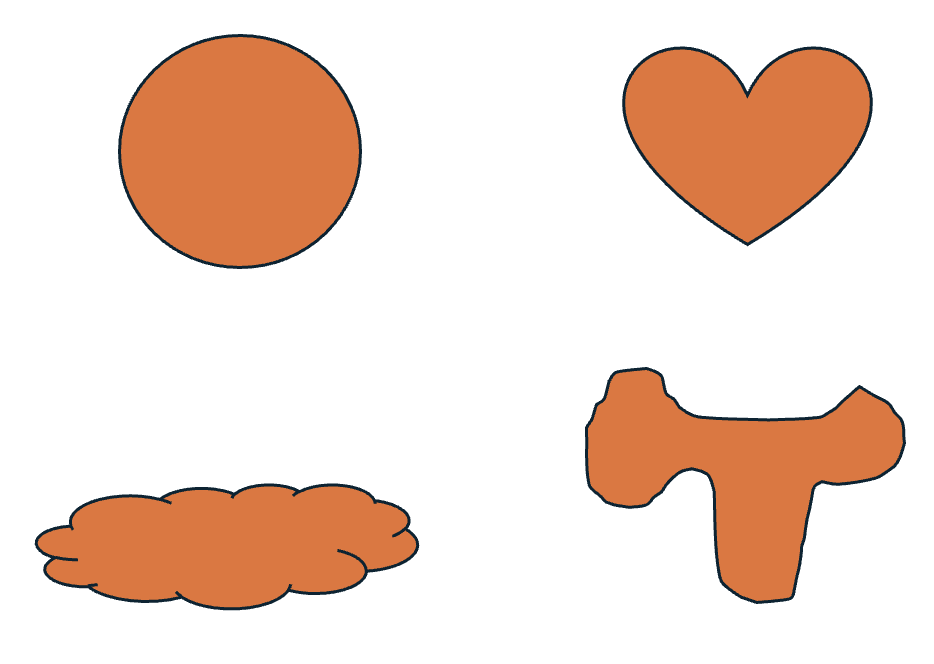
#> input picture test_image.png, 934 x 664 px
$ python polygon_boundaries3.py test_image.png
#> lines starting #> are read from the running program, lines starting #| are printed output that depends on the picture; after the words box and inside, x2 and y2 are one past the last pixel; in counts of white or black regions, pixels touching at a corner belong together
"""
polygon_boundaries.py
─────────────────────
Segment an image into regions, extract polygon boundaries, and compute a
"pole of inaccessibility" centroid that is guaranteed to lie inside each polygon.

Usage
─────
    python polygon_boundaries.py                        # uses built-in coins image
    python polygon_boundaries.py path/to/image.png      # uses your own image

Output
──────
    polygon_boundaries.png  – original + polygon outlines
    polygon_centroids.png   – regular centroid vs pole of inaccessibility
"""

import sys
import numpy as np
import matplotlib
matplotlib.use("Agg")
import matplotlib.pyplot as plt
from matplotlib.patches import Polygon, Circle
from matplotlib.collections import PatchCollection
from matplotlib.lines import Line2D

from skimage import data, filters, measure, morphology, color, io
from skimage.segmentation import watershed
from skimage.feature import peak_local_max
from scipy import ndimage as ndi
import skimage


# ── Version-safe wrappers ─────────────────────────────────────────────────────
# scikit-image < 0.25 uses min_size / area_threshold
# scikit-image >= 0.25 uses max_size (keyword-only)

def _skimage_version():
    return tuple(int(x) for x in skimage.__version__.split(".")[:2])

def remove_small_objects(mask, size):
    if _skimage_version() >= (0, 25):
        return morphology.remove_small_objects(mask, max_size=size)
    else:
        return morphology.remove_small_objects(mask, min_size=size)

# [5 lines left out: function remove_small_holes, not called in this run]


# ══════════════════════════════════════════════════════════════════════════════
# 1.  LOAD IMAGE
# ══════════════════════════════════════════════════════════════════════════════

def load_image(path=None):
    """
    Load an image from `path` (PNG/JPG/…) or fall back to scikit-image's
    built-in 'coins' sample.

    Returns
    -------
    image : ndarray  – original image (H, W) or (H, W, 3/4)
    gray  : ndarray  – single-channel float64 in [0, 1]
    mode  : str      – 'color' | 'coins'
    """
    if path is not None:
        image = io.imread(path)
        print(f"Loaded '{path}'  shape={image.shape}  dtype={image.dtype}")
        if image.ndim == 3:
            gray = color.rgb2gray(image[..., :3])   # drop alpha if present
        else:
            gray = image.astype(float) / np.iinfo(image.dtype).max
        return image, gray, "color"
    else:
        image = data.coins()
        gray  = image.astype(float) / 255.0
        print("Using built-in 'coins' sample image.")
        return image, gray, "coins"


# ══════════════════════════════════════════════════════════════════════════════
# 2.  SEGMENT IMAGE  →  integer label array
# ══════════════════════════════════════════════════════════════════════════════

def segment_orange(image):
    """
    Detect orange-coloured regions (high R, low-mid G, low B).
    Returns a labelled integer array (0 = background).
    """
    R = image[:, :, 0].astype(float)
    G = image[:, :, 1].astype(float)
    B = image[:, :, 2].astype(float)
    mask = (R > 150) & (G < 160) & (B < 100)
    mask = remove_small_objects(mask, size=200)
    mask = remove_small_holes(mask, size=500)
    labels, n = ndi.label(mask)
    print(f"Orange segmentation → {n} region(s)")
    return labels, n


# [21 lines left out: function segment_watershed, not called in this run]


def is_orange_image(image):
    """Heuristic: does the image contain significant orange content?"""
    if image.ndim < 3:
        return False
    R, G, B = image[:,:,0].astype(float), image[:,:,1].astype(float), image[:,:,2].astype(float)
    orange_pixels = np.sum((R > 150) & (G < 160) & (B < 100))
    return orange_pixels > 500


# ══════════════════════════════════════════════════════════════════════════════
# 3.  POLYGON EXTRACTION
# ══════════════════════════════════════════════════════════════════════════════

# [148 lines left out: functions extract_polygon, regular_centroid, pole_of_inaccessibility, point_in_polygon, test_point_near_centroid, not called in this run]


# ══════════════════════════════════════════════════════════════════════════════
# 6.  VISUALISATION
# ══════════════════════════════════════════════════════════════════════════════

PALETTE = [
    "#e63946", "#2a9d8f", "#f4a261", "#457b9d",
    "#8338ec", "#fb5607", "#3a86ff", "#06d6a0",
    "#ffbe0b", "#ff006e",
]


# [99 lines left out: function plot_results, not called in this run]


# ══════════════════════════════════════════════════════════════════════════════
# 6.  MAIN
# ══════════════════════════════════════════════════════════════════════════════

def main():
    img_path = sys.argv[1] if len(sys.argv) > 1 else None

    # ── Load ──────────────────────────────────────────────────────────────────
    image, gray, mode = load_image(img_path)
#> in load_image, image is the input picture: shape (664, 934, 4); mean R, G, B, A 242.3, 220.2, 208, 255
#| Loaded 'test_image.png'  shape=(664, 934, 4)  dtype=uint8
#> in load_image, `gray = color.rgb2gray(image[..., :3])`:
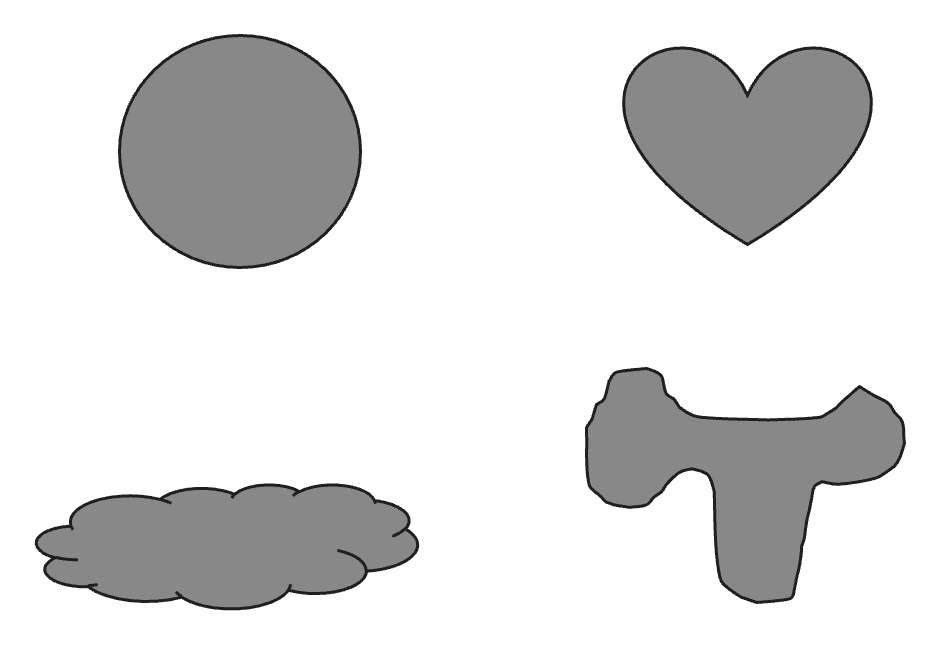
#> gray: shape (664, 934) float64; min 0.123, max 1, mean 0.878
#> mode = 'color'

    # ── Segment ───────────────────────────────────────────────────────────────
    if mode == "color" and is_orange_image(image):
#> in is_orange_image, `R, G, B = image[:,:,0].astype(float), image[:,:,1].astype(float), imag..`:
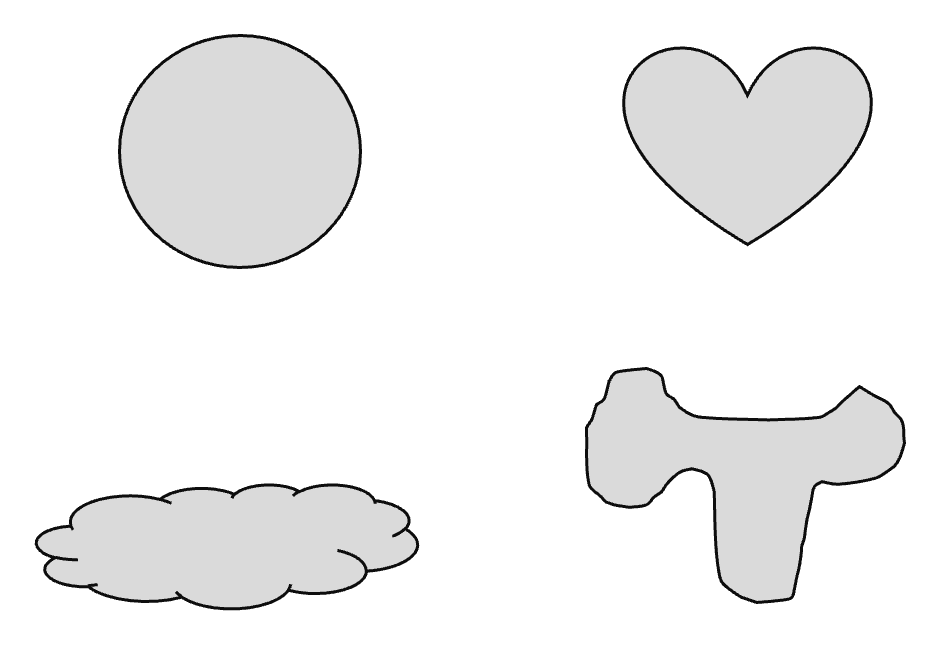
#> R: shape (664, 934) float64; min 13, max 255, mean 242.3
#> in is_orange_image, `R, G, B = image[:,:,0].astype(float), image[:,:,1].astype(float), imag..`:
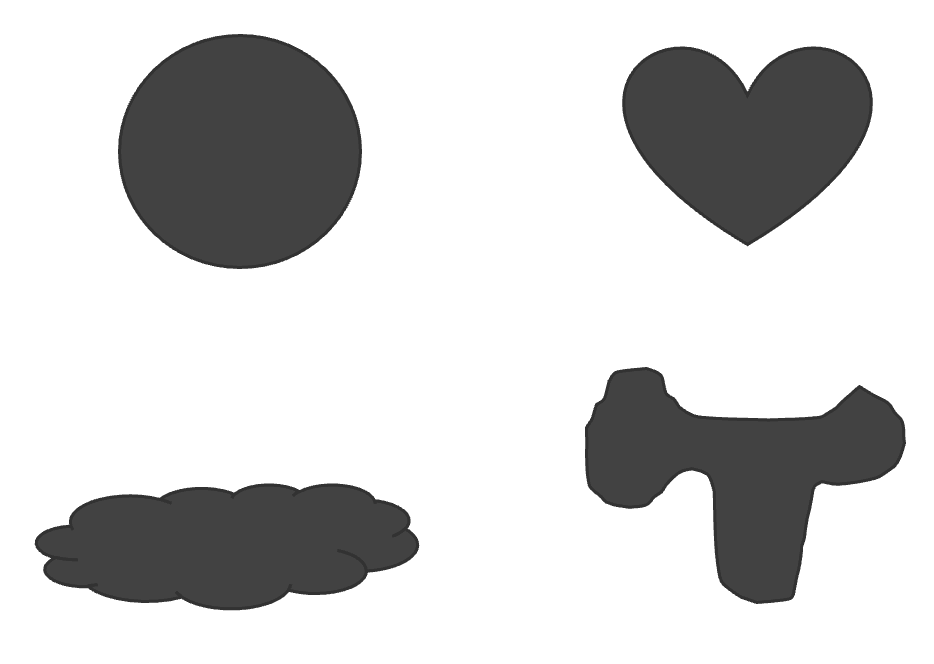
#> B: shape (664, 934) float64; min 50, max 255, mean 208
#> in is_orange_image, `orange_pixels = np.sum((R > 150) & (G < 160) & (B < 100))`: orange_pixels = 142313
        labels, n = segment_orange(image)
#> in segment_orange, `mask = (R > 150) & (G < 160) & (B < 100)`:
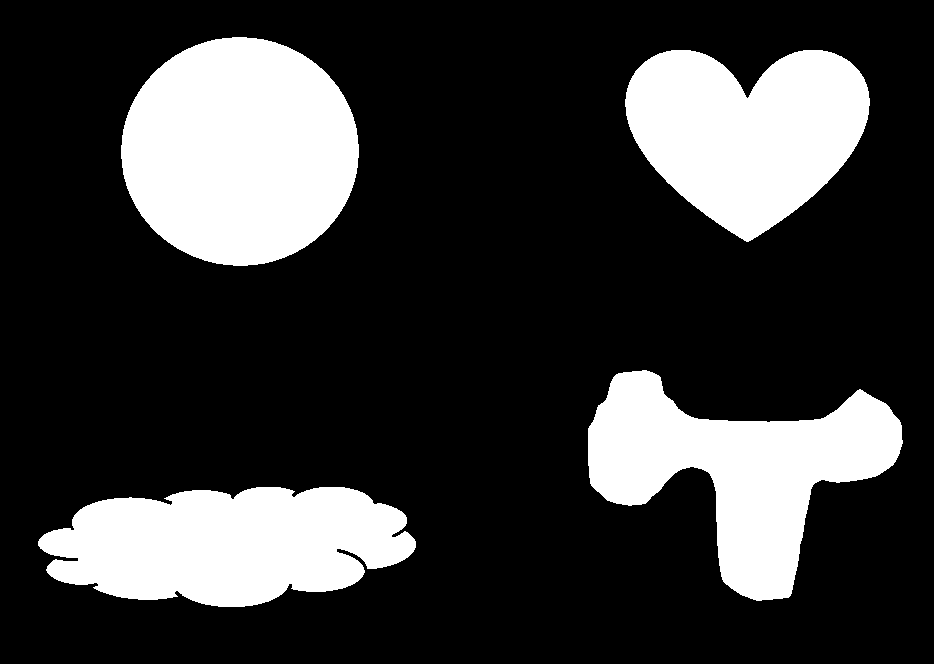
#> mask: shape (664, 934) bool; 22.9% white; 4 white regions, box (x1, y1, x2, y2) and area: (121, 37, 359, 266) 42656, (588, 370, 903, 601) 33753, (38, 487, 416, 607) 33652, (625, 50, 870, 242) 32252
    else:
        labels, n = segment_watershed(gray)

    if n == 0:
        print("No regions found. Try adjusting segmentation parameters.")
        return

    # ── Extract polygons + both centroids ─────────────────────────────────────
    TOLERANCE    = 1.5   # Douglas-Peucker tolerance in pixels
                         # lower  → more vertices, finer shape
                         # higher → fewer vertices, coarser shape
    MIN_VERTICES = 3     # skip degenerate regions

    region_data = []

    print(f"\n{'Region':<12} {'Verts':>6} {'Area(px²)':>10} "
          f"{'Reg centroid (x,y)':>22} {'In?':>5} "
          f"{'Pole (x,y)':>18} {'In?':>5} {'MaxDist':>9}")
    print("─" * 95)

    for lbl in range(1, n + 1):
        mask = (labels == lbl)
        poly = extract_polygon(labels, lbl, tolerance=TOLERANCE)
        # print(f"------ type(poly)= {type(poly)}, poly={poly}")
        fname = "poly" + str(lbl) + ".csv"
        np.savetxt(fname, poly, delimiter = ",")
        print(f"------> ",fname)
        if poly is None or len(poly) < MIN_VERTICES:
            continue

        # Regular centroid (mean of vertices)
        reg_cy, reg_cx = regular_centroid(poly)
        reg_inside = bool(mask[int(round(reg_cy)), int(round(reg_cx))])

        # Pole of inaccessibility (distance-transform argmax)
        (pole_cy, pole_cx), max_dist = pole_of_inaccessibility(labels, lbl)
        pole_inside = bool(mask[int(round(pole_cy)), int(round(pole_cx))])

        name = f"Region {lbl}"
        col  = PALETTE[(lbl - 1) % len(PALETTE)]

        region_data.append(dict(
            lbl=lbl, name=name, color=col, poly=poly,
            reg_cx=reg_cx, reg_cy=reg_cy, reg_inside=reg_inside,
            pole_cx=pole_cx, pole_cy=pole_cy, pole_inside=pole_inside,
            max_dist=max_dist, area=int(mask.sum()),
        ))

        print(f"{name:<12} {len(poly):>6} {mask.sum():>10} "
              f"  ({reg_cx:6.1f},{reg_cy:6.1f})       "
              f"{'yes' if reg_inside else 'NO':>5} "
              f"  ({pole_cx:6.1f},{pole_cy:6.1f}) "
              f"{'yes' if pole_inside else 'NO':>5} "
              f"{max_dist:>9.1f}px")

    if not region_data:
        print("No polygons met the minimum-vertex threshold.")
        return

    # ── Plot & save ───────────────────────────────────────────────────────────
    out_prefix = "/mnt/user-data/outputs/polygon"
    out_prefix = "rwh"
    plot_results(image, region_data, out_prefix=out_prefix)

    # ── Point-in-polygon test near each pole of inaccessibility ───────────────
    print("\n── Point-in-polygon test (neighbourhood around pole) ────────────────")

    fig, axes = plt.subplots(1, len(region_data),
                             figsize=(6 * len(region_data), 6),
                             facecolor="white")
    if len(region_data) == 1:
        axes = [axes]

    for ax, rd in zip(axes, region_data):
        pole   = (rd["pole_cy"], rd["pole_cx"])
        poly   = rd["poly"]
        lbl    = rd["lbl"]
        col    = rd["color"]

        results      = test_point_near_centroid(pole, poly, labels, lbl, radius=60)
        n_total      = len(results)
        n_match      = sum(r["match"] for r in results)
        n_inside_geom = sum(r["geom_inside"] for r in results)
        n_inside_mask = sum(r["mask_inside"] for r in results)

        print(f"\n  {rd['name']} — pole=({pole[0]:.0f},{pole[1]:.0f}), "
              f"sampled {n_total} points, {n_match}/{n_total} agree")
        print(f"    geom inside: {n_inside_geom}  |  mask inside: {n_inside_mask}  |  "
              f"mismatches: {n_total - n_match}")

        py, px = int(pole[0]), int(pole[1])
        pad    = 80
        r0, r1 = max(0, py - pad), min(image.shape[0], py + pad)
        c0, c1 = max(0, px - pad), min(image.shape[1], px + pad)
        crop   = image[r0:r1, c0:c1]

        ax.imshow(crop, cmap="gray" if image.ndim == 2 else None)
        ax.set_title(f"{rd['name']}", fontsize=11, fontweight="bold")
        ax.axis("off")

        # patch   = Polygon(xy_crop, closed=True, facecolor=col,

        xy_crop = poly[:, ::-1] - np.array([c0, r0])
        patch   = Polygon(xy_crop, closed=True, facecolor=col,
                          alpha=0.15, edgecolor=col, linewidth=1.5)
        ax.add_patch(patch)

        for res in results:
            r, c   = res["point"]
            rc, cc = r - r0, c - c0
            geom   = res["geom_inside"]
            match  = res["match"]
            if not match:
                marker, mcolor, zorder = "X", "red", 5
            elif geom:
                marker, mcolor, zorder = "o", "lime", 4
            else:
                marker, mcolor, zorder = "s", "white", 3
            ax.plot(cc, rc, marker=marker, markersize=6,
                    color=mcolor, markeredgecolor="black",
                    markeredgewidth=0.5, zorder=zorder)

        ax.plot(px - c0, py - r0, marker="*", markersize=14,
                color="yellow", markeredgecolor="black",
                markeredgewidth=0.8, zorder=6)

    legend_els = [
        Line2D([0],[0], marker="*", color="w", markerfacecolor="yellow",
               markeredgecolor="black", markersize=12, label="Pole of inaccessibility"),
        Line2D([0],[0], marker="o", color="w", markerfacecolor="lime",
               markeredgecolor="black", markersize=8, label="Inside (geom ✓ mask ✓)"),
        Line2D([0],[0], marker="s", color="w", markerfacecolor="white",
               markeredgecolor="black", markersize=8, label="Outside (geom ✓ mask ✓)"),
        Line2D([0],[0], marker="X", color="w", markerfacecolor="red",
               markeredgecolor="black", markersize=8, label="Mismatch (geom ≠ mask)"),
    ]
    axes[-1].legend(handles=legend_els, loc="lower right", fontsize=8, framealpha=0.9)

    plt.suptitle("Point-in-Polygon Test Near Each Pole of Inaccessibility",
                 fontsize=13, fontweight="bold", y=1.01)
    plt.tight_layout()
    path3 = f"{out_prefix}_pip_stump.png"
    path3 = f"{out_prefix}_pip_test.png"
    plt.savefig(path3, dpi=150, bbox_inches="tight")
    plt.close()
    print(f"\nSaved {path3}")


if __name__ == "__main__":
#> (the run stopped early here; a loop or call above may not have finished)
